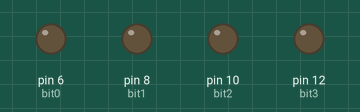
A sketch run on a simulated Arduino Uno, built with avr-gcc and run on an emulated ATmega328P. On the bench: output pins drawn as LEDs (lit = HIGH).

Above: at 0.5 s.
At 2.5 s:
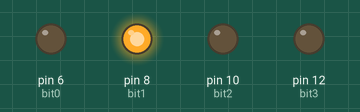
At 4.5 s:
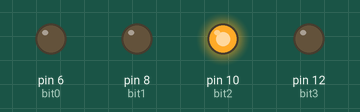
At 9.5 s:
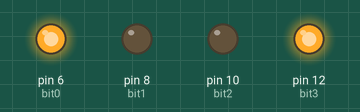
At 14.5 s:
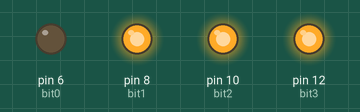
At 19.5 s:
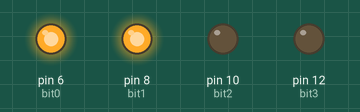
Timing chart, 0 to 20.8 s (numbered marks = the images above):
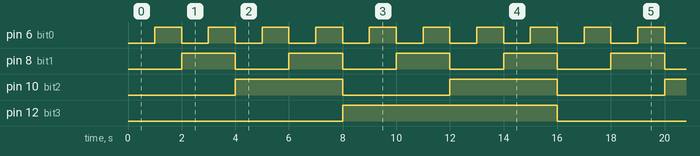

Measured:
- by itself, pin 6 (bit0): alternates HIGH for 1.0 s and LOW for 1.0 s
- by itself, pin 8 (bit1): alternates HIGH for 2.0 s and LOW for 2.0 s
- by itself, pin 10 (bit2): alternates HIGH for 4.0 s and LOW for 4.0 s
- by itself, pin 12 (bit3): alternates HIGH for 8.0 s and LOW for 8.0 s

The sketch:

lab3-binary-counter.ino
```cpp
int bit0 = 6;
int bit1 = 8;
int bit2 = 10;
int bit3 = 12;

int onDelay = 500;
int inBetweenDelay = 1000;


void setup() {
  // put your setup code here, to run once:
  pinMode(bit0, OUTPUT);
  pinMode(bit1, OUTPUT);
  pinMode(bit2, OUTPUT);
  pinMode(bit3, OUTPUT);

  Serial.begin(9600);

}

void loop() {
  // put your main code here, to run repeatedly:

  for (unsigned int i = 0; i < 16; i++){

    if (i % 2 >= 1) {
      digitalWrite(bit0, HIGH);
    }
    else {
      digitalWrite(bit0, LOW);
    }
    if (i % 4 >= 2)
    {
      digitalWrite(bit1, HIGH);
    }
    else {
      digitalWrite(bit1, LOW);
    }
    if (i % 8 >= 4) {
    digitalWrite(bit2, HIGH);

    }
    else {
    digitalWrite(bit2, LOW);

    }
    if (i % 16 >= 8){
    digitalWrite(bit3, HIGH);

    }
    else {
    digitalWrite(bit3, LOW);

    }
    delay(inBetweenDelay);
  }

}
```
